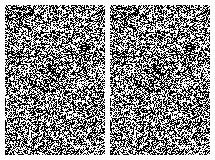

Write the Python code that produced this figure.
import numpy as np
from PIL import Image
import matplotlib.pyplot as plt

left_image = np.random.choice((0,1), size=(150, 100))
right_image = np.copy(left_image)

aoi = np.copy(right_image[70:80, 45:55])
right_image[70:80, 45:55] = np.random.choice((0,1), size=(10, 10))
right_image[68:78, 43:53] = aoi

full_image = np.hstack( (np.ones((150, 5)), left_image, np.ones((150, 5)), right_image, np.ones((150, 5))) )
full_image = np.vstack( (np.ones((5, full_image.shape[1])), full_image, np.ones((5, full_image.shape[1]))) )
# plt.imshow(full_image, cmap='gray')
# plt.show()

Image.fromarray(full_image.astype(np.uint8)*255).save('random-dot-stereogram.png', 'PNG')